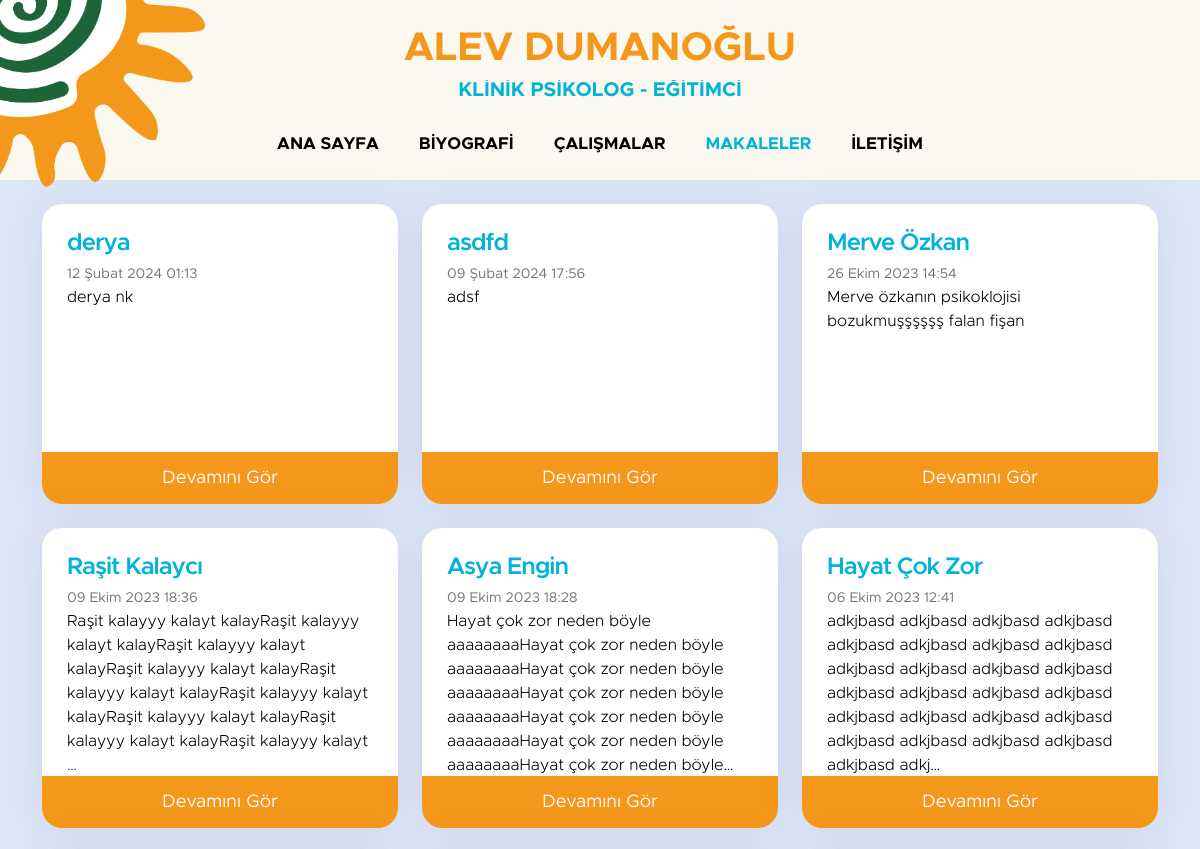
The app's page /makaleler (upper part), older data.
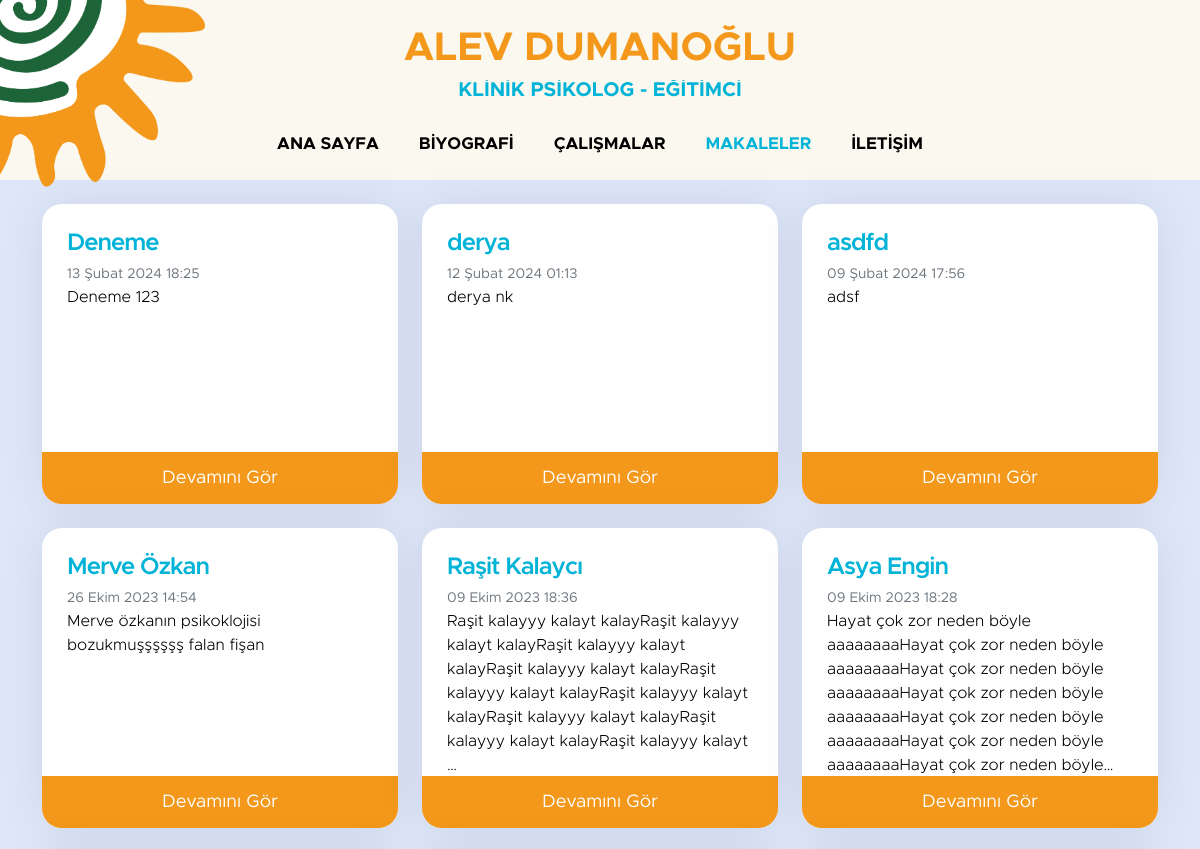
The same page, newer data.
### home/models.py (models this page shows, shortened)
class PostModel(models.Model):
    title = models.CharField(max_length = 100)
    content = models.TextField()
    date_post = models.DateTimeField(auto_now_add = True)
    class Meta:
        ordering = ('-date_post',)

### home/views.py (the view)
# urls.py: path("makaleler", views.blog, name="blog"),
def blog(request):
    posts = PostModel.objects.all()
    return render(request,"blog/blog.html", {'posts': posts ,'navbar': 'blog'})

### home/templates/blog/blog.html
{% load static %}
{% include 'partials/nav.html' %}
{% block content %}
<section class="pb-4" style="background-color: var(--section-bg-color);">
    <div class="container">
        <div class="row">
            {% for post in posts %}
            <div class="col-lg-4 col-md-6 col-12 mt-4 mb-lg-0">
                <div class="custom-block-wrap">
                    <div class="custom-block">
                        <div class="custom-block-body">
                            <h5 class="mb-1"><a href="{% url 'postdetail' post.id %}" class="title-post">{{ post.title }}</a></h5>
                            <small class="mb-2 text-secondary">{{ post.date_post }}</small>
                            <p style="color: black;">{{ post.content|truncatechars:230 }}</p>
                        </div>
                        <a href="{% url 'postdetail' post.id %}" class="custom-btn btn">Devamını Gör</a>
                    </div>
                </div>
            </div>
            {% endfor %}
        </div>
    </div>
</section>
{% include 'partials/footer.html' %}
{% endblock %}
</body>

### home/templates/partials/nav.html (shortened to what this page needs)
{% load static %}
<!DOCTYPE html>
<html lang="tr">
{% include 'partials/base.html' %}
<div class="rotate">
  <a href="{% url 'home' %}">
    <img src="{% static 'images/ad-logo.png' %}" alt="">
  </a>
</div>
<nav class="navbar-expand-lg shadow-lg" style="z-index: 10;">
          <span  class="navbar-brand">
              <a href="{% url 'home' %}">ALEV DUMANOĞLU</a>
              <br>
              <small>Klİnİk Psİkolog - Eğİtİmcİ</small>
          </span>
      <div class="collapse navbar-collapse" id="navbarNav">
          <ul class="navbar-nav">
            <li class="nav-item">
              <a class="nav-link {% if navbar == 'home' %} active {% endif %}" href="{% url 'home' %}">ana sayfa</a>
            </li>
            <li class="nav-item ">
                    <a class="nav-link {% if navbar == 'about' %} active {% endif %}" href="{% url 'about' %}">BİYOGRAFİ</a>
            </li>
            <li class="nav-item">
                    <a class="nav-link {% if navbar == 'works' %} active {% endif %}" href="{% url 'works' %}">Çalışmalar</a>
            </li>
            <li class="nav-item">
              <a class="nav-link {% if navbar == 'blog' %} active {% endif %}" href="{% url 'blog' %}">makaleler</a>
            </li>
            <li class="nav-item">
                    <a class="nav-link {% if navbar == 'contact' %} active {% endif %}" href="{% url 'contact' %}">İLETİŞİM</a>
            </li>
          </ul>
  </div>
</nav>

### home/templates/partials/base.html (shortened to what this page needs)
{% load static %}
<head>
    <link href="{% static 'css/bootstrap.min.css' %}" rel="stylesheet">
    <link href="{% static 'css/bootstrap-icons.css' %}" rel="stylesheet">
    <link href="{% static 'css/style.css' %}" rel="stylesheet">
    <link rel="stylesheet" type="text/css" href="https://cdnjs.cloudflare.com/ajax/libs/OwlCarousel2/2.3.4/assets/owl.carousel.min.css" />
  </head>

### home/templates/partials/footer.html (shortened to what this page needs)
{% load static %}
</body>
</html>

### home/static/css/style.css (style rules this page uses)
:root { --white-color: #ffffff; --primary-color: #00B3D7; --secondary-color: #f3981a; --section-bg-color: #dee6fa; --site-footer-bg-color: #44525d; --custom-btn-bg-color: #597081; --custom-btn-bg-hover-color: #458C60; --dark-color: #000000; --p-color: #717275; --border-color: #e9eaeb; --body-font-family: 'Metropolis', sans-serif; --h1-font-size: 52px; --h2-font-size: 46px; --h3-font-size: 32px; --h4-font-size: 28px; --h5-font-size: 24px; --h6-font-size: 22px; --p-font-size: 16px; --btn-font-size: 18px; --copyright-font-size: 14px; --border-radius-large: 100px; --border-radius-medium: 20px; --border-radius-small: 10px; --font-weight-light: 300; --font-weight-normal: 400; --font-weight-semibold: 600; --font-weight-bold: 700; }
.title-post { color: var(--primary-color); transition: ease-in-out 0.35s; }
h2, h3, h4, h5, h6 { color: var(--dark-color); }
h1, h2, h3, h4, h5, h6 { font-weight: var(--font-weight-semibold); letter-spacing: -1px; }
h5 { color: var(--primary-color); font-size: var(--h5-font-size); }
p { color: var(--p-color); font-size: var(--p-font-size); font-weight: var(--font-weight-light); }
ul li { color: var(--p-color); font-size: var(--p-font-size); font-weight: var(--font-weight-normal); }
a, button { touch-action: manipulation; transition: all 0.3s; }
a { color: var(--p-color); text-decoration: none; }
.custom-block-wrap { background: var(--white-color); border-radius: var(--border-radius-medium); position: relative; overflow: hidden; transition: all 0.5s; height: 300px; box-shadow: 0 -0.1rem 3rem rgba(0, 0, 0, 0.075); margin-left: 0; }
.custom-block-body { padding: 25px; }
.custom-block .custom-btn { border-radius: 0; display: block; position: absolute; bottom: 0; margin-left: auto; margin-right: auto; text-align: center; width: 100%; }
.custom-btn { background: var(--secondary-color); border: 2px solid transparent; border-radius: var(--border-radius-large); color: var(--white-color); font-size: var(--btn-font-size); font-weight: var(--font-weight-normal); line-height: normal; padding: 15px 25px; transition: ease-in-out 0.5s; }
.nav-item { font-weight: bold; font-size: 14px; text-transform: uppercase; text-decoration: none; color: var(--dark-color); display: inline-block; position: relative; }
.nav-item::before, .nav-item::after { list-style: none; transition: 800ms; height: 2px; content: ""; position: absolute; background-color: var(--secondary-color); margin-left: auto; margin-right: auto; text-align: center; justify-content: center; width: 0%; }
.nav-item::before { top: 0; right: 0; }
.nav-item::after { bottom: 0; left: 0; }
.navbar-expand-lg { background-color: #FAF8EF; }
.rotate { display: block; position:absolute; overflow: hidden; width: 375px; height: 375px; left: -170px; top: -170px; transition: transform 100s; z-index: 99; }
.rotate a { width: 100%; height: 100%; }
.rotate a img { width: 100%; }
.navbar-brand { margin-left: auto; margin-right: auto; text-align: center; display: block; color: var(--secondary-color); font-size: var(--h6-font-size); font-weight: var(--font-weight-bold); }
.navbar-brand a { margin-left: auto; margin-right: auto; text-align: center; display: inline-block; color: var(--secondary-color); font-size: var(--h6-font-size); font-weight: var(--font-weight-bold); font-size: 40px; padding-top: 1.5%; transition: 0.75s ease-in; }
.navbar-brand small { color: var(--primary-color); display: inline-block; overflow: hidden; font-size: 20px; line-height: normal; text-transform: uppercase; transition: 1s ease-in-out; }
.navbar-nav { list-style: none; margin-left: auto; margin-right: auto; text-align: center; padding-bottom: 10px; padding-top: 10px; }
.navbar-expand-lg .navbar-nav .nav-link { display: block; margin-left: auto; margin-right: auto; text-align: center; padding: 10px 20px 13px 20px; }
.navbar-nav .nav-link { display: block; color: var(--dark-color); font-size: 17px; font-weight: var(--font-weight-medium); position: relative; padding-top: 15px; padding-bottom: 15px; transition: 0.25s ease-in-out; }
.navbar-nav .nav-link.active { background: transparent; color: var(--primary-color); transition: 0.25s ease-in-out; }

Row changes from the older to the newer data that the page shows:
no longer on this page (row unchanged): PostModel: title "Hayat Çok Zor", date_post "06 Ekim 2023 12:41", content "adkjbasd adkjbasd adkjbasd adkjbasd adkjbasd adkjbasd adkjbasd adkjbasd adkjbasd adkjbasd adkjbasd adkjbasd adkjbasd adkjbasd adkjbasd adkjbasd adkjbasd adkjbasd adkjbasd adkjbasd adkjbasd adkjbasd adkjbasd adkjbasd adkjbasd adkj…"
added PostModel: title "Deneme", date_post "13 Şubat 2024 18:25", content "Deneme 123"
